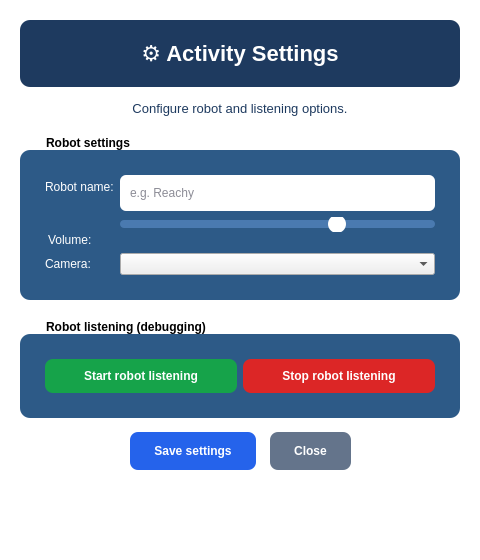
<?xml version="1.0" encoding="UTF-8"?>
<ui version="4.0">
 <class>ActivitySettingsWindow</class>
 <widget class="QDialog" name="ActivitySettingsWindow">
  <property name="geometry">
   <rect>
    <x>0</x>
    <y>0</y>
    <width>480</width>
    <height>560</height>
   </rect>
  </property>
  <property name="windowTitle">
   <string>Activity Settings</string>
  </property>
  <property name="styleSheet">
   <string notr="true">QWidget#ActivitySettingsWindow { background-color: #ffffff; }
QLabel#settings_title_label { background-color: #1e3a5f; color: white; font-size: 22px; font-weight: bold; padding: 20px; border-radius: 10px; }
QLabel#settings_subtitle_label { color: #1e3a5f; font-size: 13px; }
QGroupBox#robot_settings_group { background-color: #2d5a87; color: white; font-weight: bold; font-size: 12px; border: none; border-radius: 10px; padding: 16px; margin-top: 20px; }
QGroupBox#robot_settings_group::title { subcontrol-origin: margin; left: 14px; padding: 6px 10px; color: black; font-size: 16px; }
QGroupBox QLabel { color: white; }
QLabel#volume_label { margin-top: 16px; }
QGroupBox QLineEdit { background-color: #ffffff; color: #1a1a2e; border-radius: 6px; padding: 8px; min-height: 20px; }
QGroupBox QSlider::groove:horizontal { background: #4a7ab0; height: 8px; border-radius: 4px; }
QGroupBox QSlider::handle:horizontal { background: white; width: 18px; margin: -5px 0; border-radius: 9px; }
QGroupBox#robot_listening_group { background-color: #2d5a87; color: white; font-weight: bold; font-size: 12px; border: none; border-radius: 10px; padding: 16px; margin-top: 20px; }
QGroupBox#robot_listening_group::title { subcontrol-origin: margin; left: 14px; padding: 6px 10px; color: black; font-size: 16px; }
QPushButton#start_listening_button { background-color: #16a34a; color: white; font-weight: bold; padding: 10px 20px; border-radius: 8px; border: none; }
QPushButton#start_listening_button:hover { background-color: #15803d; }
QPushButton#stop_listening_button { background-color: #dc2626; color: white; font-weight: bold; padding: 10px 20px; border-radius: 8px; border: none; }
QPushButton#stop_listening_button:hover { background-color: #b91c1c; }
QPushButton#save_settings_button { background-color: #2563eb; color: white; font-weight: bold; padding: 12px 24px; border-radius: 8px; border: none; }
QPushButton#save_settings_button:hover { background-color: #1d4ed8; }
QPushButton#close_button { background-color: #64748b; color: white; font-weight: bold; padding: 12px 24px; border-radius: 8px; border: none; }
QPushButton#close_button:hover { background-color: #475569; }</string>
  </property>
  <layout class="QVBoxLayout" name="verticalLayout">
   <property name="spacing">
    <number>14</number>
   </property>
   <property name="leftMargin">
    <number>20</number>
   </property>
   <property name="topMargin">
    <number>20</number>
   </property>
   <property name="rightMargin">
    <number>20</number>
   </property>
   <property name="bottomMargin">
    <number>20</number>
   </property>
   <item>
    <widget class="QLabel" name="settings_title_label">
     <property name="text">
      <string>⚙ Activity Settings</string>
     </property>
     <property name="alignment">
      <set>Qt::AlignmentFlag::AlignCenter</set>
     </property>
    </widget>
   </item>
   <item>
    <widget class="QLabel" name="settings_subtitle_label">
     <property name="text">
      <string>Configure robot and listening options.</string>
     </property>
     <property name="alignment">
      <set>Qt::AlignmentFlag::AlignCenter</set>
     </property>
    </widget>
   </item>
   <item>
    <widget class="QGroupBox" name="robot_settings_group">
     <property name="title">
      <string>Robot settings</string>
     </property>
     <layout class="QFormLayout" name="formLayout">
      <item row="0" column="0">
       <widget class="QLabel" name="name_label">
        <property name="text">
         <string>Robot name:</string>
        </property>
       </widget>
      </item>
      <item row="0" column="1">
       <widget class="QLineEdit" name="robot_name">
        <property name="placeholderText">
         <string>e.g. Reachy</string>
        </property>
       </widget>
      </item>
      <item row="1" column="0">
       <widget class="QLabel" name="volume_label">
        <property name="text">
         <string>Volume:</string>
        </property>
       </widget>
      </item>
      <item row="1" column="1">
       <widget class="QSlider" name="robot_volume">
        <property name="minimum">
         <number>0</number>
        </property>
        <property name="maximum">
         <number>100</number>
        </property>
        <property name="value">
         <number>70</number>
        </property>
        <property name="orientation">
         <enum>Qt::Orientation::Horizontal</enum>
        </property>
       </widget>
      </item>
      <item row="2" column="0">
       <widget class="QLabel" name="camera_label">
        <property name="text">
         <string>Camera:</string>
        </property>
       </widget>
      </item>
      <item row="2" column="1">
       <widget class="QComboBox" name="camera_selector">
        <property name="toolTip">
         <string>Choose a camera for the robot view</string>
        </property>
       </widget>
      </item>
     </layout>
    </widget>
   </item>
   <item>
    <widget class="QGroupBox" name="robot_listening_group">
     <property name="title">
      <string>Robot listening (debugging)</string>
     </property>
     <layout class="QHBoxLayout" name="listening_buttons_layout">
      <item>
       <widget class="QPushButton" name="start_listening_button">
        <property name="text">
         <string>Start robot listening</string>
        </property>
       </widget>
      </item>
      <item>
       <widget class="QPushButton" name="stop_listening_button">
        <property name="text">
         <string>Stop robot listening</string>
        </property>
       </widget>
      </item>
     </layout>
    </widget>
   </item>
   <item>
    <layout class="QHBoxLayout" name="buttons_layout">
     <property name="alignment">
      <set>Qt::AlignmentFlag::AlignTop</set>
     </property>
     <item>
      <spacer name="horizontalSpacer">
       <property name="orientation">
        <enum>Qt::Orientation::Horizontal</enum>
       </property>
       <property name="sizeHint" stdset="0">
        <size>
         <width>40</width>
         <height>20</height>
        </size>
       </property>
      </spacer>
     </item>
     <item>
      <widget class="QPushButton" name="save_settings_button">
       <property name="text">
        <string>Save settings</string>
       </property>
      </widget>
     </item>
     <item>
      <widget class="QPushButton" name="close_button">
       <property name="text">
        <string>Close</string>
       </property>
      </widget>
     </item>
     <item>
      <spacer name="horizontalSpacer_2">
       <property name="orientation">
        <enum>Qt::Orientation::Horizontal</enum>
       </property>
       <property name="sizeHint" stdset="0">
        <size>
         <width>40</width>
         <height>20</height>
        </size>
       </property>
      </spacer>
     </item>
    </layout>
   </item>
   <item>
    <spacer name="verticalSpacer">
     <property name="orientation">
      <enum>Qt::Orientation::Vertical</enum>
     </property>
     <property name="sizeHint" stdset="0">
      <size>
       <width>20</width>
       <height>40</height>
      </size>
     </property>
    </spacer>
   </item>
  </layout>
 </widget>
 <resources/>
 <connections/>
</ui>
